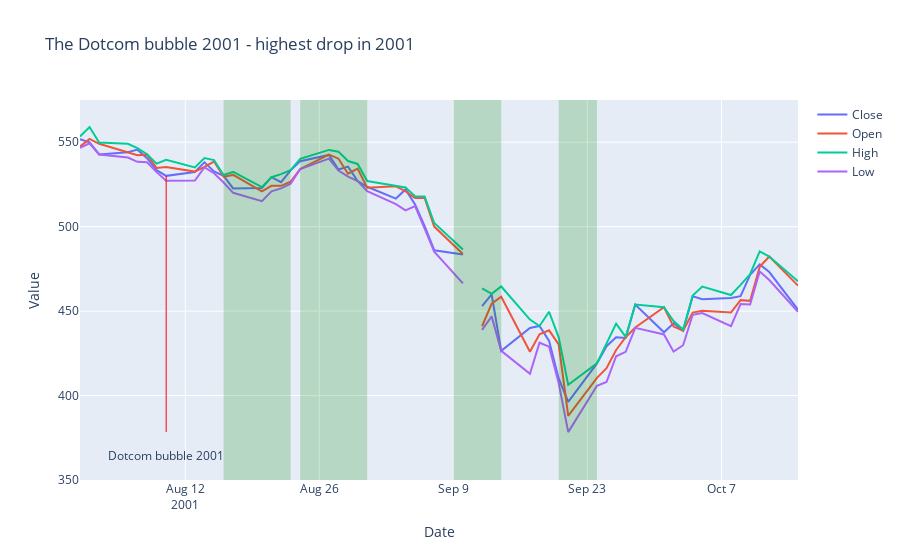

The cell this chart's notebook holds for it:
### Code cell
## For comparisation, stock crash of 2008
## options are: 'Close', 'Open', 'High', 'Low', 'day_diff', 'winloss'
option_list = ['Close', 'Open', 'High', 'Low']
title = 'The Dotcom bubble 2001 - highest drop in 2001'
fig, AEX_s = plot_period_stocks(AEX, '2001-08-01', '2001-10-15', option_list, title)
fig = plot_line_in_fig(fig, AEX_s, '2001-08-10', 'Dotcom bubble 2001')
fig = plot_shape_in_fig(fig, '2001-08-16', '2001-08-23')
fig = plot_shape_in_fig(fig, '2001-08-24', '2001-08-31')
fig = plot_shape_in_fig(fig, '2001-09-09', '2001-09-14')
fig = plot_shape_in_fig(fig, '2001-09-20', '2001-09-24')


fig
